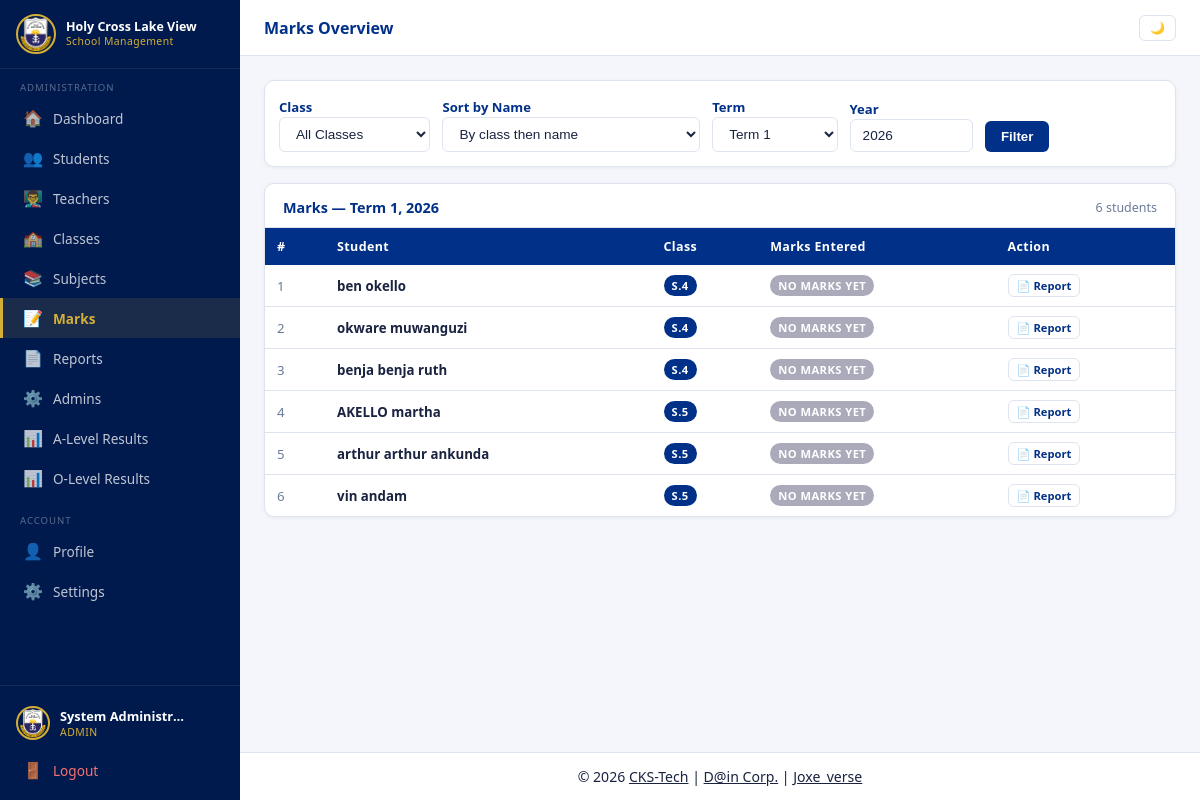
The app's page /admin/marks (signed in) with its own data.
### tables this page shows
CREATE TABLE students (
            id              INTEGER PRIMARY KEY AUTOINCREMENT,
            user_id         INTEGER REFERENCES users(id) ON DELETE CASCADE,
            student_no      TEXT UNIQUE NOT NULL,
            school_pay_no   TEXT DEFAULT '',
            class_id        INTEGER REFERENCES classes(id) ON DELETE SET NULL,
            combination     TEXT DEFAULT '',
            house           TEXT DEFAULT '',
            uce_results     TEXT DEFAULT '',
            enrollment_year INTEGER,
            gender          TEXT DEFAULT ''
        );

CREATE TABLE users (
            id          INTEGER PRIMARY KEY AUTOINCREMENT,
            username    TEXT UNIQUE NOT NULL,
            password    TEXT NOT NULL,
            role        TEXT NOT NULL,
            full_name   TEXT NOT NULL,
            email       TEXT DEFAULT '',
            phone       TEXT DEFAULT '',
            profile_pic TEXT DEFAULT 'default.png',
            permissions TEXT DEFAULT '{}',
            created_at  TIMESTAMP DEFAULT CURRENT_TIMESTAMP
        , first_name TEXT DEFAULT '', last_name TEXT DEFAULT '', other_names TEXT DEFAULT '');

CREATE TABLE classes (
            id               INTEGER PRIMARY KEY AUTOINCREMENT,
            name             TEXT NOT NULL,
            stream           TEXT DEFAULT '',
            class_teacher_id INTEGER REFERENCES users(id) ON DELETE SET NULL
        );

### app.py (the view)
@app.route('/admin/marks')
@permission_required('view_marks')
def admin_marks():
    conn     = get_db()
    term     = request.args.get('term', '1')
    year     = request.args.get('year', str(datetime.now().year))
    class_id = request.args.get('class_id', '')
    sort     = request.args.get('sort', 'class')
    classes  = conn.execute("SELECT * FROM classes ORDER BY name, stream").fetchall()
    sql    = ("SELECT s.id, u.full_name, s.student_no, c.name as class_name, c.stream "
              "FROM students s JOIN users u ON s.user_id=u.id "
              "LEFT JOIN classes c ON s.class_id=c.id WHERE 1=1")
    params = []
    if class_id:
        sql += " AND s.class_id=?"
        params.append(class_id)
    if sort == 'name_asc':
        sql += " ORDER BY u.full_name COLLATE NOCASE ASC"
    elif sort == 'name_desc':
        sql += " ORDER BY u.full_name COLLATE NOCASE DESC"
    else:
        sql += " ORDER BY c.name, c.stream, u.full_name"
    students = conn.execute(sql, params).fetchall()
    marks_summary = {}
    for st in students:
        rows = conn.execute(
            "SELECT sp.paper_code, m.exam_type, m.score "
            "FROM marks m JOIN subject_papers sp ON m.subject_paper_id=sp.id "
            "WHERE m.student_id=? AND m.term=? AND m.year=?",
            (st['id'], term, year)
        ).fetchall()
        marks_summary[st['id']] = rows
    conn.close()
    return render_template('admin/marks.html', students=students,
                           marks_summary=marks_summary, classes=classes,
                           term=term, year=year, class_id=class_id, sort=sort)

### app.py (called while the page is built)
def get_db():
    conn = sqlite3.connect(DATABASE)
    conn.row_factory = sqlite3.Row
    conn.execute("PRAGMA foreign_keys = ON")
    return conn

def current_user_permissions():
    perms = session.get('permissions')
    if perms is None:
        return []
    return perms if isinstance(perms, list) else []

def has_permission(permission):
    if session.get('role') != 'admin':
        return False
    perms = current_user_permissions()
    return not perms or permission in perms

def permission_required(permission):
    def decorator(f):
        @wraps(f)
        def deco(*a, **kw):
            if 'user_id' not in session:
                return redirect(url_for('login'))
            if session.get('role') != 'admin':
                flash('Admin access required.', 'danger')
                return redirect(url_for('home'))
            if not has_permission(permission):
                flash('You do not have permission to access that page.', 'danger')
                dest = 'admin_dashboard' if session.get('role') == 'admin' else 'home'
                return redirect(url_for(dest))
            return f(*a, **kw)
        return deco
    return decorator

@app.context_processor
def inject_globals():
    return {
        'current_year': datetime.now().year,
        'school_name':  'Holy Cross Lake View SSS',
        'houses':       HOUSES,
    }

### templates/admin/marks.html (shortened to what this page needs)
{% extends "base.html" %}
{% block page_title %}Marks Overview{% endblock %}
{% block content %}
<div class="card mb-3">
  <div class="card-body" style="padding:14px">
    <form method="GET" style="display:flex;gap:12px;flex-wrap:wrap;align-items:flex-end">
      <div style="min-width:130px">
        <label class="form-label">Class</label>
        <select name="class_id" class="form-select">
          <option value="">All Classes</option>
        </select>
      </div>
      <div style="min-width:160px">
        <label class="form-label">Sort by Name</label>
        <select name="sort" class="form-select">
          <option value="class" {% if sort=='class' %}selected{% endif %}>By class then name</option>
        </select>
      </div>
      <div style="min-width:90px">
        <label class="form-label">Term</label>
        <select name="term" class="form-select">
          {% for t in [1,2,3] %}
          <option value="{{ t }}" {% if term==t|string %}selected{% endif %}>Term {{ t }}</option>
          {% endfor %}
        </select>
      </div>
      <div style="min-width:100px">
        <label class="form-label">Year</label>
        <input type="number" name="year" class="form-control" value="{{ year }}" min="2020" max="2035">
      </div>
      <button type="submit" class="btn btn-primary">Filter</button>
    </form>
  </div>
</div>
<div class="card">
  <div class="card-header">
    <span class="card-header-title">Marks — Term {{ term }}, {{ year }}</span>
    <span class="small text-muted">{{ students|length }} students</span>
  </div>
  <div style="overflow-x:auto">
    <table class="table">
      <thead>
        <tr>
          <th>#</th>
          <th>Student</th>
          <th>Class</th>
          <th>Marks Entered</th>
          <th>Action</th>
        </tr>
      </thead>
      <tbody>
        {% for s in students %}
        <tr>
          <td class="text-muted small">{{ loop.index }}</td>
          <td class="fw-600">{{ s.full_name }}</td>
          <td><span class="badge badge-navy">{{ s.class_name or '—' }}</span></td>
          <td>
            {% set m = marks_summary.get(s.id, []) %}
            {% if m %}
              <span class="badge badge-green">{{ m|length }} entries</span>
            {% else %}
              <span class="badge badge-gray">No marks yet</span>
            {% endif %}
          </td>
          <td>
            <a href="{{ url_for('admin_reports') }}?student_id={{ s.id }}" class="btn btn-xs btn-outline">📄 Report</a>
          </td>
        </tr>
        {% else %}
        <tr><td colspan="5" class="text-center text-muted" style="padding:32px">No students match these filters.</td></tr>
        {% endfor %}
      </tbody>
    </table>
  </div>
</div>
{% endblock %}

### static/css/style.css (style rules this page uses)
:root { --navy: #003087; --navy-dark: #001a4d; --navy-light: #1a4a99; --gold: #D4AF37; --gold-light: #f0d060; --sidebar-w: 240px; --topbar-h: 56px; --white: #ffffff; --light: #f4f6fb; --border: #dde3ef; --text-muted: #6b7a99; }
*, *::before, *::after { box-sizing: border-box; }
body { margin: 0; font-family: 'Segoe UI', system-ui, -apple-system, sans-serif; background: var(--light); color: #1a2340; }
.card { background: var(--white); border: 1px solid var(--border); border-radius: 10px; box-shadow: 0 1px 4px rgba(0,0,50,.05); }
.card-header { padding: 14px 18px 10px; border-bottom: 1px solid var(--border); display: flex; align-items: center; justify-content: space-between; gap: 8px; }
.card-header-title { font-size: .9rem; font-weight: 600; color: var(--navy); margin: 0; }
.card-body { padding: 18px; }
.table { width: 100%; border-collapse: collapse; }
.table th { background: var(--navy); color: white; font-size: .78rem; font-weight: 600; padding: 10px 12px; text-align: left; letter-spacing: .03em; white-space: nowrap; }
.table td { padding: 9px 12px; font-size: .83rem; border-bottom: 1px solid var(--border); vertical-align: middle; }
.table tr:last-child td { border-bottom: none; }
.badge { display: inline-block; padding: 3px 8px; border-radius: 20px; font-size: .7rem; font-weight: 600; text-transform: uppercase; letter-spacing: .04em; }
.badge-navy { background: var(--navy); color: white; }
.badge-gray { background: #aab; color: white; }
.form-label { font-size: .82rem; font-weight: 600; color: var(--navy); margin-bottom: 4px; }
.form-control, .form-select { font-size: .85rem; border: 1px solid var(--border); border-radius: 6px; padding: 8px 12px; transition: border-color .2s, box-shadow .2s; width: 100%; color: #1a2340; background: white; }
.btn { display: inline-flex; align-items: center; gap: 6px; padding: 8px 16px; border-radius: 6px; font-size: .83rem; font-weight: 600; cursor: pointer; border: none; text-decoration: none; transition: opacity .15s, transform .1s; }
.btn-primary { background: var(--navy); color: white; }
.btn-outline { background: transparent; border: 1px solid var(--border); color: var(--navy); }
.btn-xs { padding: 3px 8px; font-size: .7rem; }
.text-muted { color: var(--text-muted); }
.fw-600 { font-weight: 600; }
.mb-3 { margin-bottom: 16px; }
.small { font-size: .78rem; }

### records on screen
students: full_name "ben okello", name "S.4"
students: full_name "okware muwanguzi", name "S.4"
students: full_name "benja benja ruth", name "S.4"
students: full_name "AKELLO martha", name "S.5"
students: full_name "arthur arthur ankunda", name "S.5"
students: full_name "vin andam", name "S.5"

### other values on screen
{{ session.get('full_name', 'User') }} "System Administr…"
{{ session.get('role', '') }} "ADMIN"
{{ term }} "1"
{{ year }} "2026"
{{ students|length }} "6"
